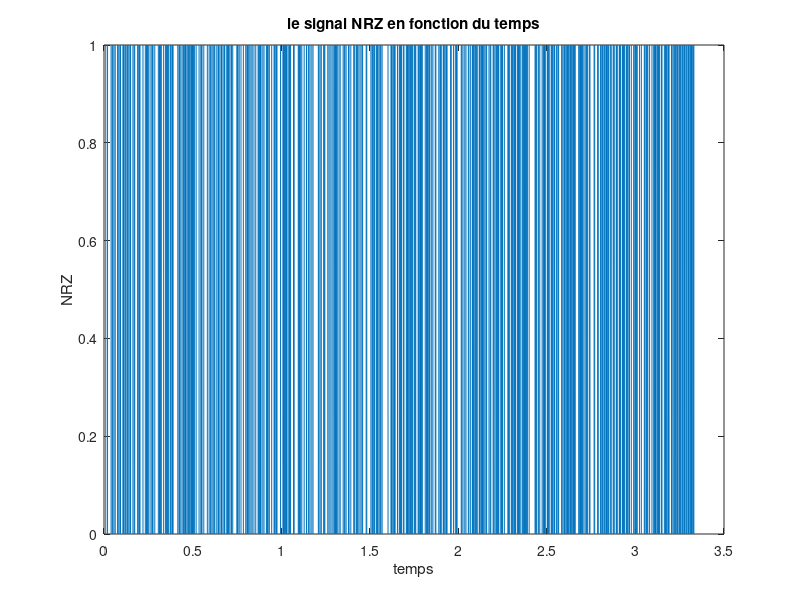
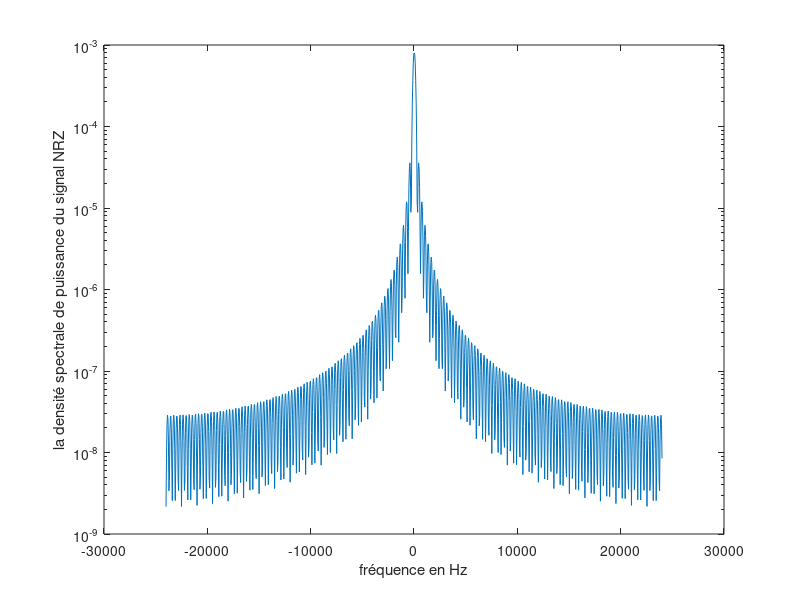
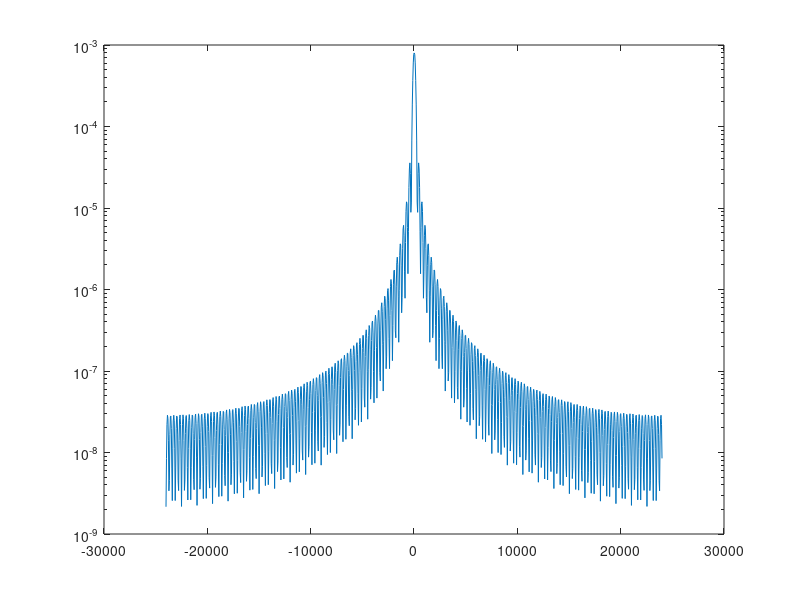

The MATLAB script that drew these images, in order: (Note: this script raises an error after producing the figures.)
clc;
clear all;
close all;

% Constantes
F0=1180;
F1=980;


Fe=48000; % frequence d'echantionnage
Te=1/Fe;  % periode d'echantionnage
Rb=300;
Ts=1/Rb;
Ns=floor(Ts/Te); %nombre d'echantillon
phi0=rand*2*pi;  %variable aleatoire uniformement reparties sur [0.2pi]
phi1=rand*2*pi;%variable aleatoire uniformement reparties sur [0.2pi]



%generation de l'information binaire a transmettre 

nb_bits=1000;
bits=randi([0,1],1,nb_bits);  %dans le cas fichier load fichieri


%PARTIE 3  : Modem de fréquence
   %3.1:Génération du signal NRZ

       %Q1:Génération du signal NRZ
NRZ=kron(bits,ones(1,Ns)); %signal de type NRZ unipolaire formé à partir de la suite de bits à transmettre
      
       %Q2:tracage du signal NRZ

       
N=length(NRZ);
t=[0:Te:(N-1)*Te];
figure(1)
plot(t,NRZ);
xlabel('temps');
ylabel('NRZ');
title('le signal NRZ en fonction du temps')


       %Q3:la densité spectrale de puissance du signal NRZ
DSP=pwelch(NRZ,[],[],[],Fe,'twosided'); %estimation de la densité spectrale de puissance du signal NRZ
f=linspace(-Fe/2,Fe/2,length(DSP));
figure(2)
semilogy(f,fftshift(DSP)); %tracage de la densité spectrale de puissance du signal NRZ estime 
xlabel("fréquence en Hz");
ylabel("la densité spectrale de puissance du signal NRZ");

       %Q4:comparaison entre la densité spectrale de puissance estimée et théorique

figure(3)
semilogy(f,fftshift(DSP));  hold on;
Snrz=(Ts/4)*(sinc(Ts*f).^2)+(1/4)*dirac(f); %densité spectrale de puissance théorique
semilogy(f,Snrz);
legend('DSP','Snrz')
xlabel("fréquence en Hz");
ylabel("la densité spectrale de puissance du signal NRZ");



   %3.2:Génération du signal modulé en fréquence

       %Q1: génération du signal modulé en fréquence
x0=(1-NRZ).*cos(2*pi*F0*t+phi0);
x1=NRZ.*cos(2*pi*F1*t+phi1);
x=x0+x1;  %Le signal modulé en fréquence x(t)

       %Q2:Tracage du signal x(t) avec une échelle temporelle en secondes
figure(4)
plot(t,x); %tracage du signal modulé en fréquence 
xlabel("temps en s");
ylabel("Signal modulé en fréquence");
title("le signal x(t) avec une échelle temporelle en secondes ");

     %Q4:la densité spectrale de puissance du signal x(t)

figure(5)
DSPx=pwelch(x,[],[],[],Fe,'twosided');%estimation de la densité spectrale de puissance du signal modulé en fréquence
f=linspace(-Fe/2,Fe/2,length(DSPx));
semilogy(f,fftshift(abs(DSPx)));
xlabel("fréquence en Hz");
ylabel("la densité spectrale de puissance du signal x(t)");
title("densité spectrale de puissance du signal x(t) avec une échelle temporelle en s");

%partie 4:Canal de transmission à bruit additif, blanc et Gaussien


Px=mean(abs(x).^2); %puissance du signal module en frequence 
SNRdb=50;  %rapport signal sur bruit
Pb=Px/(10^(SNRdb/10)); % la puissance du bruit ajouté
sigma=sqrt(Pb);
bruit=sigma*randn(1,N);  % N=length(NRZ)
figure(6)

signal_final=x+bruit;
plot(t,signal_final); %tracage du signal final
xlabel("temps en s");
ylabel("le signal bruité");
title("le signal bruité en fonction du temps");



%PARTIE 6: DEMODULATION DE FREQUENCE ADAPTE A LA NORME V21
     %6.1

%implantation d'une erreur de phase porteuse
phi00=rand*2*pi;  
phi11=rand*2*pi;



h0=signal_final.*cos(2*pi*F0*t+phi00); 
h1=signal_final.*cos(2*pi*F1*t+phi11); 
L=length(h0)/Ns;
S0= reshape(h0,Ns,L);
integ0=sum(S0);  
S1= reshape(h1,Ns,L);
integ1=sum(S1); 
z=integ1-integ0;


%calcul taux d'erreur apres imtroduction d'une erreur de la phase porteuse
energie11=z>0;
nbr_bits_err=zeros(1,L);
nbr_bits_err(find(energie11))=1;
erreurs= length(find(nbr_bits_err~=bits)); 
Teb_V21 = erreurs/L
    
    %6.2: GESTION D'UNE ERREUR DE SYNCHRONISATION DE PHASE PORTEUSE 

%implantation d'une erreur de phase porteuse
phi00=rand*2*pi;  
phi11=rand*2*pi;



h00=signal_final.*cos(2*pi*F0*t+phi00); 
h01=signal_final.*sin(2*pi*F0*t+phi00); 

h10=signal_final.*cos(2*pi*F1*t+phi11); 
h11=signal_final.*sin(2*pi*F1*t+phi11); 

L=length(h00)/Ns;
S00= reshape(h00,Ns,L);
integ00=sum(S00);

S01= reshape(h01,Ns,L);
integ01=sum(S01);

S10= reshape(h10,Ns,L);
integ10=sum(S10);

S11= reshape(h11,Ns,L);
integ11=sum(S11);

z0=integ01.^2+integ00.^2;
z1=integ11.^2+integ10.^2;

z2=z1-z0;

%calcul taux d'erreur apres la gestion de l'erreur de SYNCHRONISATION DE la PHASE PORTEUSE 
energie22=z2>0;
   
nbr_bits_err=zeros(1,L);
nbr_bits_err(find(energie22))=1;
erreurs= length(find(nbr_bits_err~=bits)); 
Teb_V21_avec_gestion = erreurs/L   %taux d'erreur binaire obtenu